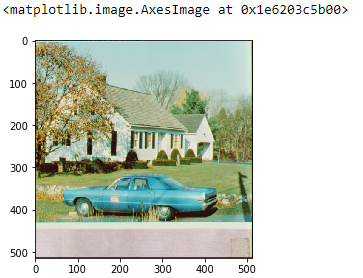
#> input picture Computer_Vision_operations/house.PNG, 363 x 278 px, found by its file name
$ python line_detection.py
#> lines starting #> are read from the running program, lines starting #| are printed output that depends on the picture
import cv2 as cv
import numpy as np
import matplotlib.pyplot as plt

img=cv.imread("/home/labuser/Downloads/GuidedProject1602257891588/house.PNG")
#> img is the input picture: shape (278, 363, 3); mean B, G, R 197.3, 209.5, 203.7
img=cv.cvtColor(img,cv.COLOR_BGR2GRAY)
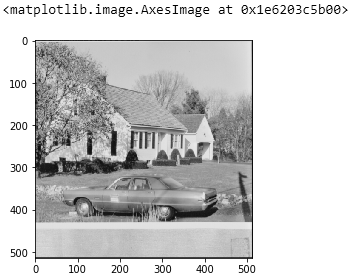
#> img: shape (278, 363); min 0, max 255, mean 206.4
plt.imshow(img,cmap="gray")
plt.show()
edges=cv.Canny(img,50,150,apertureSize=3)
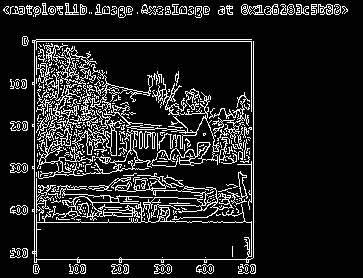
#> edges: shape (278, 363); 12.5% white in thin lines or dots
plt.imshow(edges)
plt.show()

lines=cv.HoughLinesP(edges,rho=1,theta=np.pi/180,threshold=50,minLineLength=20,maxLineGap=30)
#> lines = 93 rows, first 6: [22, 41, 253, 41], [34, 273, 34, 7], [6, 6, 344, 6], [36, 259, 250, 259], [22, 39, 251, 39], [253, 273, 253, 7]
# print(lines)
if lines is not None:
    for line in lines:
        # print(line)
        x1,y1,x2,y2=line[0]
        cv.line(img,(x1,y1),(x2,y2),(0,255,0),2)
#> this loop made 93 passes
#> (x1, y1, x2, y2) on passes 1 to 12: (22, 41, 253, 41), (34, 273, 34, 7), (6, 6, 344, 6), (36, 259, 250, 259), (22, 39, 251, 39), (253, 273, 253, 7), (251, 129, 251, 7), (9, 14, 338, 14), (36, 222, 251, 222), (4, 8, 346, 8), (36, 59, 198, 221), (36, 193, 251, 200)
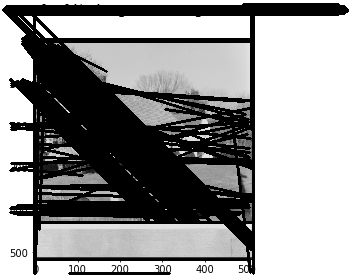
#> img: shape (278, 363); min 0, max 255, mean 152.8
plt.imshow(img)
plt.show()
